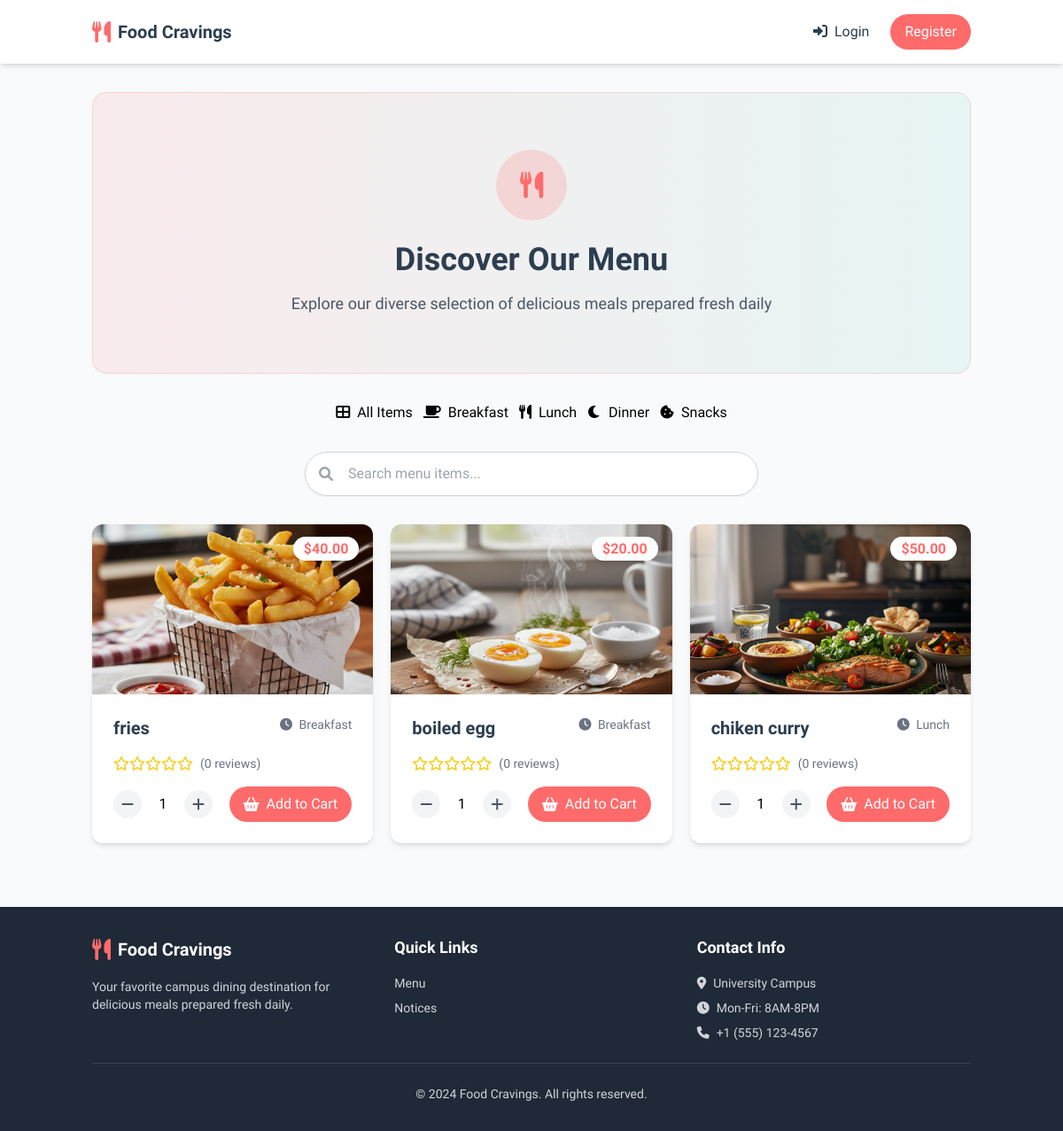
Before: /menu with the older database file.
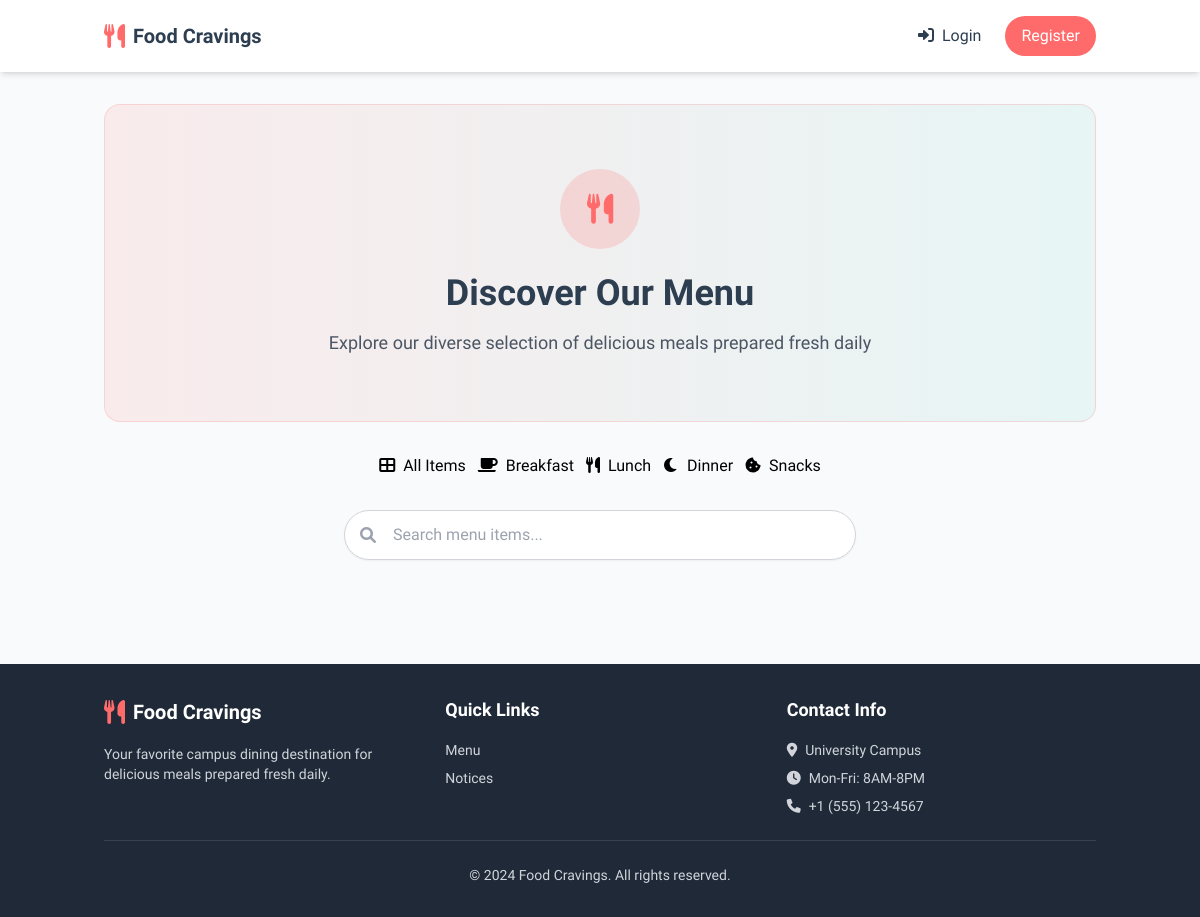
After: the same page with the newer database file.
### app.py (models this page shows)
class MenuItem(db.Model):
    id = db.Column(db.Integer, primary_key=True)
    name = db.Column(db.String(100), nullable=False)
    description = db.Column(db.Text)
    price = db.Column(db.Float, nullable=False)
    image_path = db.Column(db.String(200))
    shift = db.Column(db.String(20), nullable=False)  # breakfast, lunch, supper, dinner
    available = db.Column(db.Boolean, default=True)
    feedbacks = db.relationship('Feedback', backref='menu_item', lazy=True)

### app.py (the view)
@app.route('/menu')
def menu():
    menu_items = MenuItem.query.all()
    for item in menu_items:
        feedbacks = Feedback.query.filter_by(item_id=item.id).all()
        if feedbacks:
            item.average_rating = sum(f.rating for f in feedbacks) / len(feedbacks)
            item.total_ratings = len(feedbacks)
        else:
            item.average_rating = 0
            item.total_ratings = 0
    return render_template('menu.html', menu_items=menu_items)

### app.py (called while the page is built)
@babel.localeselector
def get_locale():
    if 'language' in session:
        return session['language']
    if request.args.get('lang'):
        session['language'] = request.args.get('lang')
        return session['language']
    return request.accept_languages.best_match(app.config['LANGUAGES'].keys()) or app.config['BABEL_DEFAULT_LOCALE']

@app.context_processor
def inject_conf_vars():
    return {
        'LANGUAGES': app.config['LANGUAGES'],
        'CURRENT_LANGUAGE': session.get('language', get_locale()),
        '_': gettext
    }

@app.context_processor
def inject_cart_count():
    if 'user_id' in session:
        cart_count = Cart.query.filter_by(user_id=session['user_id']).count()
        return {'cart_count': cart_count}
    return {'cart_count': 0}

### templates/menu.html (shortened to what the changed rows need)
{% extends "base.html" %}
{% block content %}
<div class="space-y-8">
    <div class="relative bg-gradient-to-r from-primary/10 to-secondary/10 rounded-2xl overflow-hidden border border-primary/20">
        <div class="px-6 py-12 md:py-16 text-center">
            <h1 class="text-3xl md:text-4xl font-bold text-dark mb-4">Discover Our Menu</h1>
        </div>
    </div>
    <div class="grid grid-cols-1 md:grid-cols-2 lg:grid-cols-3 gap-5" id="menuGrid">
        {% for item in menu_items %}
        <div class="menu-item animate-fade-in" data-category="{{ item.shift }}">
            <div class="bg-white rounded-xl shadow-md overflow-hidden hover:shadow-lg transition-shadow">
                <div class="relative h-48">
                    <img src="{{ item.image_path or '/static/default-food.png' }}"
                         alt="{{ item.name }}"
                         class="w-full h-full object-cover">
                    <div class="absolute top-4 right-4">
                        <span class="bg-white px-3 py-1 rounded-full text-primary font-semibold shadow-md">
                            ${{ "%.2f"|format(item.price) }}
                        </span>
                    </div>
                </div>
                <div class="p-6">
                    <div class="flex justify-between items-start mb-2">
                        <h3 class="text-xl font-semibold text-dark">{{ item.name }}</h3>
                        <span class="text-sm text-gray-500 capitalize">
                            <i class="fas fa-clock mr-1"></i>
                            {{ item.shift }}
                        </span>
                    </div>
                    <div class="flex items-center mb-4">
                        <div class="flex text-yellow-400">
                            {% for i in range(5 - item.average_rating|default(0)|round|int) %}
                                <i class="far fa-star"></i>
                            {% endfor %}
                        </div>
                        <span class="text-sm text-gray-500 ml-2">
                            ({{ item.total_ratings|default(0) }} reviews)
                        </span>
                    </div>
                    <div class="flex items-center justify-between">
                        <div class="flex items-center space-x-2">
                            <button onclick="decreaseQuantity('{{ item.id }}')"
                                class="w-8 h-8 rounded-full bg-gray-100 flex items-center justify-center text-gray-600 hover:bg-gray-200">
                                <i class="fas fa-minus"></i>
                            </button>
                            <span id="quantity-{{ item.id }}" class="w-8 text-center">1</span>
                            <button onclick="increaseQuantity('{{ item.id }}')"
                                class="w-8 h-8 rounded-full bg-gray-100 flex items-center justify-center text-gray-600 hover:bg-gray-200">
                                <i class="fas fa-plus"></i>
                            </button>
                        </div>
                        <button onclick="addToCart('{{ item.id }}')"
                            class="bg-primary text-white px-4 py-2 rounded-full hover:bg-opacity-90 transition-colors flex items-center space-x-2 {% if not item.available %}opacity-50 cursor-not-allowed{% endif %}"
                            {% if not item.available %}disabled{% endif %}>
                            <i class="fas fa-shopping-basket"></i>
                            <span>{{ _('Add to Cart') }}</span>
                        </button>
                    </div>
                </div>
            </div>
        </div>
        {% endfor %}
    </div>
</div>
{% endblock %}

Changed rows visible on the page:
removed MenuItem: image_path (picture), price "40.00", name "fries", shift "Breakfast", total_ratings "0"
removed MenuItem: image_path (picture), price "20.00", name "boiled egg", shift "Breakfast", total_ratings "0"
removed MenuItem: shows a picture, price "50.00", name "chiken curry", shift "Lunch", total_ratings "0"
